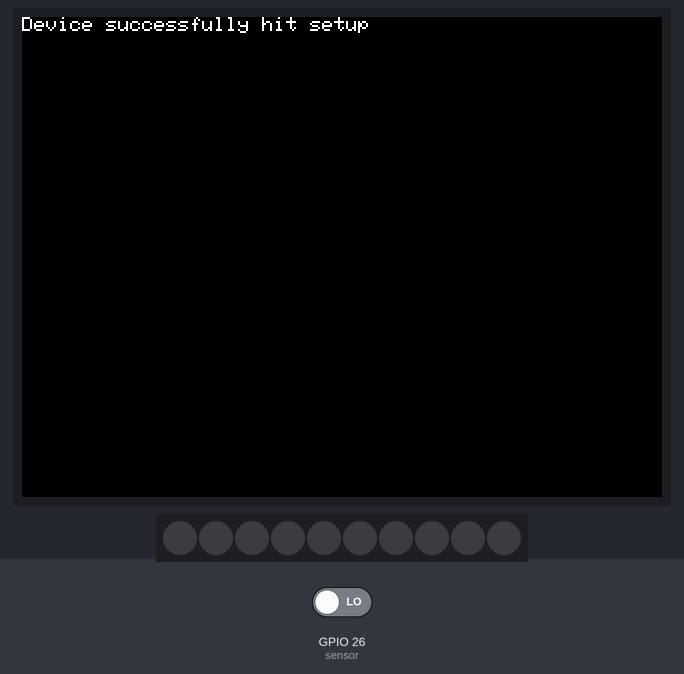
Simulated run of this program. Board: ESP32. On the bench: 320×240 colour display, 10 RGB LEDs in strip order, left to right. Inputs (shaded band) come from the test bench; at power-on: GPIO 26 (sensor) LOW. What the program prints to the serial monitor is not drawn.

Above: at 0.2 s.
1.4 s: GPIO 26 (sensor) driven HIGH
At 3.0 s:
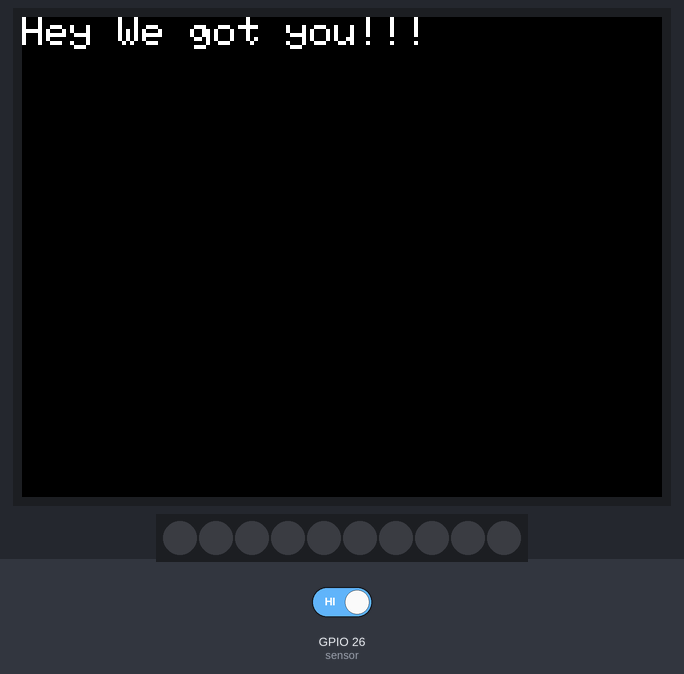
3.3 s: GPIO 26 (sensor) driven LOW
At 4.5 s:
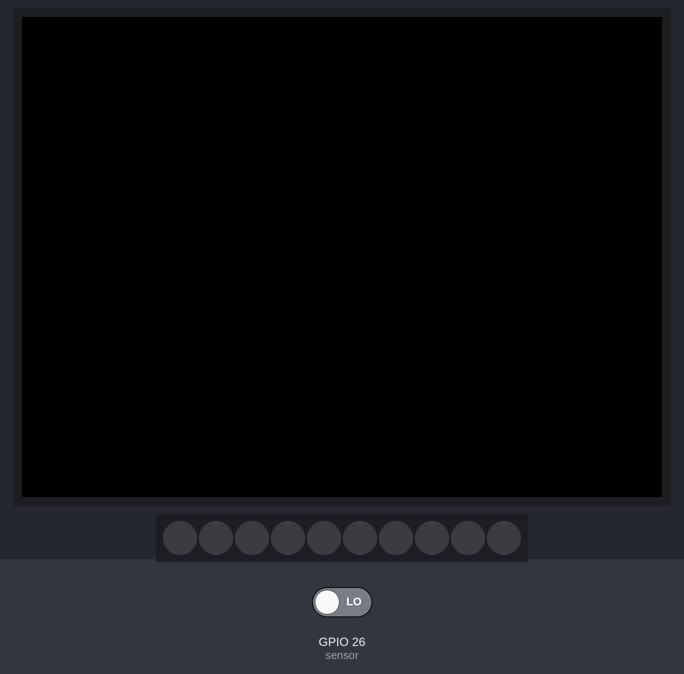
4.8 s: GPIO 26 (sensor) driven HIGH
At 6.1 s:
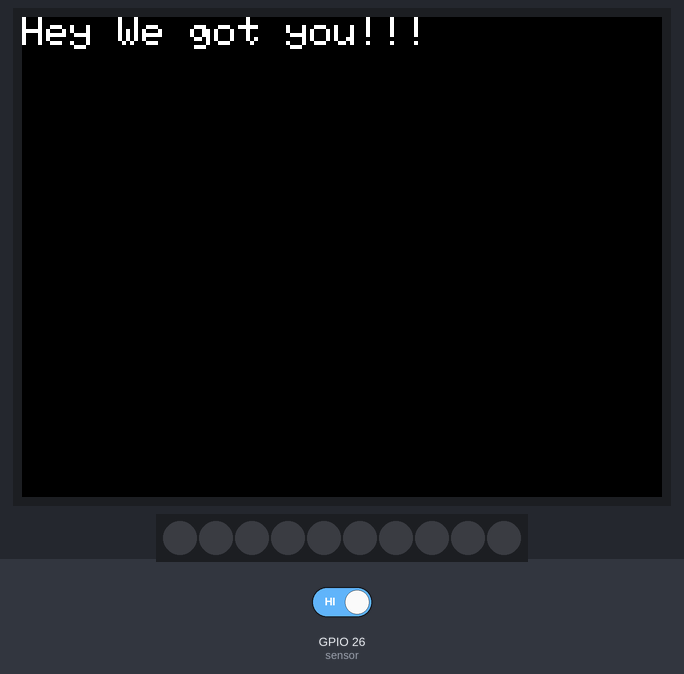
Timing chart, 0 to 7.8 s (numbered marks = the images above; inputs shaded):
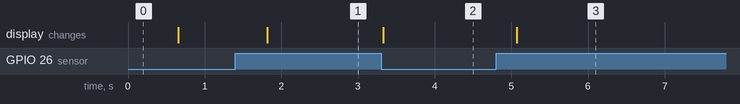

The program:

main.cpp
```cpp
#include <Arduino.h>
#include <M5Core2.h>
#include <FastLED.h>

#define NUM_LEDS 10
#define LED_PINS 25

CRGB leds[NUM_LEDS];

uint8_t hue = 0;

int sensor = 26;              // the pin that the sensor is atteched to
int state = LOW;             // by default, no motion detected
int val = 0;                 // variable to store the sensor status (value)

void setup() {
  pinMode(sensor, INPUT);    // initialize sensor as an input
  M5.begin(true, true, true, true); // Init M5Core2.
  Serial.begin(115200);
  FastLED.addLeds<NEOPIXEL, LED_PINS>(leds, NUM_LEDS);
  Serial.println(F("Testing Motion Sensor"));
  M5.Lcd.print("Device successfully hit setup");
}

void loop(){
  delay(500);
  val = digitalRead(sensor);   // read sensor value
  if (val == HIGH) {            // if motion detected
    M5.Lcd.setCursor(0,0);
    Serial.println("Hey I got you!!!");
    M5.Lcd.setTextSize(2);
    M5.Lcd.println("Hey We got you!!!");
    M5.Axp.SetLed(true);
    FastLED.showColor(CHSV(255, 0, 0));
 }
  else {
    M5.Lcd.clearDisplay();
    Serial.println("Hey where did you go?");
    M5.Axp.SetLed(false);
    FastLED.clear();
 }
}
```

Measured:
- after the input at 1.4 s, the display: changes after 0.42 s (image 1)
- after the input at 3.3 s, the display: changes at once (image 2)
- after the input at 4.8 s, the display: changes after 0.27 s (image 3)
